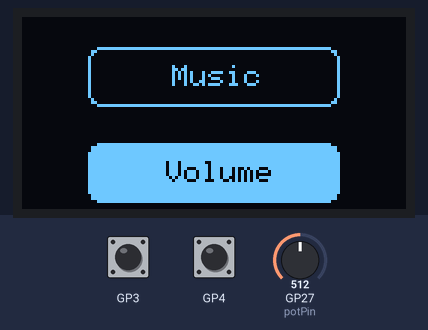
A program run on a simulated Raspberry Pi Pico. Parts: 128×64 one-colour display. The inputs (shaded band) are chosen by the test bench; at power-on: GP27 (potPin) = 512, GP4 HIGH, GP3 HIGH. What the program prints to the serial monitor is not drawn.

Above: at 1.2 s.
1.3 s: GP27 (potPin) set to 501
At 2.4 s:
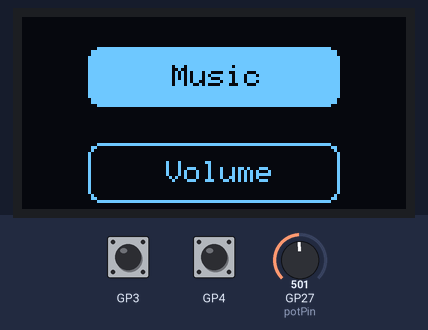
2.8 s: GP4 pulled LOW for 0.15 s
At 3.3 s:
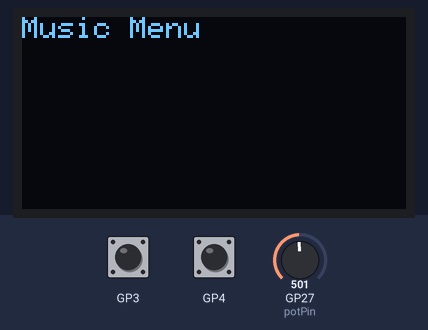
4.4 s: GP3 pulled LOW for 0.15 s
At 5.1 s:
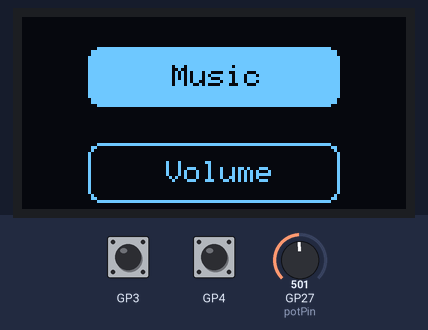
6.0 s: GP27 (potPin) set to 511
At 7.0 s:
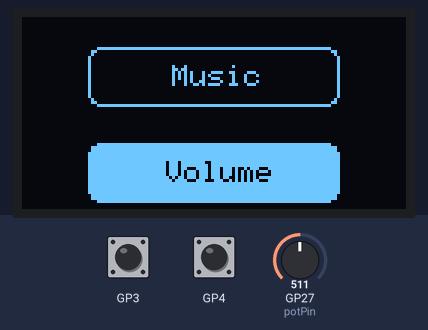
7.5 s: GP4 pulled LOW for 1 s
At 9.0 s:
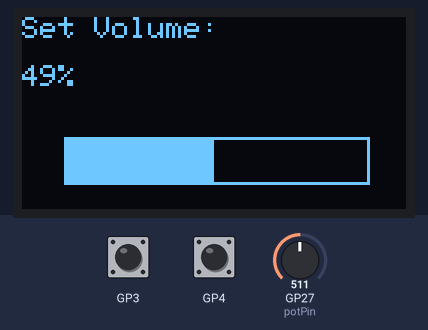
10.0 s: GP27 (potPin) set to 306
At 10.9 s:
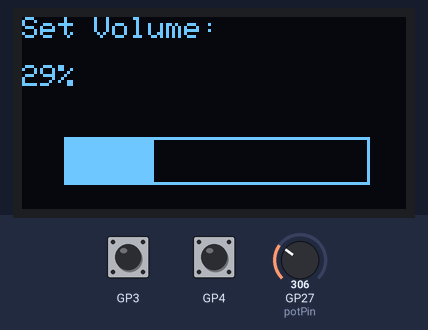
Timing chart, 0 to 12.5 s (numbered marks = the images above; inputs shaded):
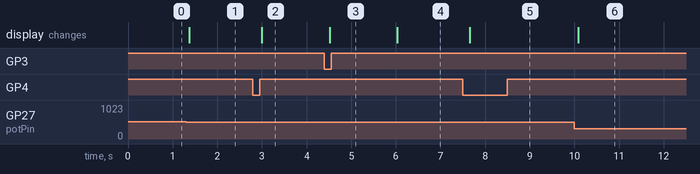

The program:

main.cpp
```cpp
#include <Arduino.h>
#include <Wire.h>
#include <Adafruit_SSD1306.h>
#include <Adafruit_GFX.h>

//Screen initialization:
#define SCREEN_WIDTH 128
#define SCREEN_HEIGHT 64

#define OLED_RESET -1
Adafruit_SSD1306 display(SCREEN_WIDTH, SCREEN_HEIGHT, &Wire, OLED_RESET);

//Button Variables:
int button2State;
int button1State;
int lastButton2State = HIGH;

//Volume Variables:
int volumePercent;

//Selection Variables:
int selection;
int currentScreen = 0;

//Potentiometer Variables:
int potPin = A1;
int potVal = 0;


void setup() {
  // put your setup code here, to run once:
  if(!display.begin(SSD1306_SWITCHCAPVCC, 0x3C)) {
    Serial.println(F("SSD1306 allocation failed"));
    for(;;);
  }

  pinMode(3, INPUT_PULLUP);
  pinMode(4, INPUT_PULLUP);

  display.clearDisplay();
  Serial.begin(9600);
}


void loop() {

  button1State = digitalRead(3);
  if (button1State == LOW) {
    currentScreen = 0;
  }
  button2State = digitalRead(4);


//Main Loop for controls:
switch (currentScreen) {
  case 0:
   potVal = analogRead(potPin);
   display.clearDisplay();


  if(potVal > 510){
    selection = 1;
  } else{
    selection = 0;
  };

  button1State = digitalRead(3);

if (button2State == LOW && lastButton2State == HIGH && selection == 1) {
  currentScreen = 2;
}

if(button2State == LOW && lastButton2State == HIGH && selection == 0){
  currentScreen = 1;
}

  switch (selection)
  {
  case 0:
    //Music selected:
    display.setCursor(50,16);
    display.fillRoundRect(22, 10, 84, 20, 4,SSD1306_WHITE);
    display.setTextColor(SSD1306_BLACK);
    display.println(F("Music"));


    display.setTextColor(SSD1306_WHITE);
    display.setCursor(48,48);
    display.println(F("Volume"));
    display.drawRoundRect(22, 42, 84, 20, 4, SSD1306_WHITE);
    display.display();
    break;

    case 1:
    //Volume selected:
    display.setTextColor(SSD1306_WHITE);
    display.setCursor(50,16);
    display.drawRoundRect(22, 10, 84, 20, 4, SSD1306_WHITE);
    display.setTextColor(SSD1306_WHITE);
    display.println(F("Music"));


    display.setCursor(48,48);
    display.fillRoundRect(22, 42, 84, 20, 4, SSD1306_WHITE);
    display.setTextColor(SSD1306_BLACK);
    display.println(F("Volume"));

    display.display();
    break;
  }
  break;

  case 1:
  display.clearDisplay();
    display.setCursor(0,0);
    display.setTextColor(SSD1306_WHITE);
    display.println(F("Music Menu"));
    display.display();
    break;

  case 2:
  //Volume Menu:
  potVal = analogRead(potPin);
    volumePercent = map(potVal, 0, 1023, 0, 100);
    Serial.println(volumePercent);
  //page title:
  display.clearDisplay();
    display.setCursor(0,0);
    display.setTextColor(SSD1306_WHITE);
    display.println(F("Set Volume:"));
  //Volume percentage:
    display.setCursor(0,16);
    display.print(volumePercent);
    display.print(F("%"));
  //volume bar
    display.drawRect(14, 40, 102, 16, SSD1306_WHITE);
    display.fillRect(15, 41, volumePercent, 14, SSD1306_WHITE);
    display.display();

    break;
}

//debugging:
Serial.println(currentScreen);
Serial.println(volumePercent);

  display.display();
  lastButton2State = button2State;
  delay(50);
}
```

Measured:
- the behaviour switches between 511 and 510 on GP27 (potPin) (found by bisection; images 0 and 1)
- after the input at 1.3 s, the display: changes after 0.07 s (image 1)
- after the input at 2.8 s, the display: changes after 0.20 s (image 2)
- after the input at 4.4 s, the display: changes after 0.11 s (image 3)
- after the input at 6.0 s, the display: changes at once (image 4)
- after the input at 7.5 s, the display: changes after 0.16 s (image 5)
- after the input at 10.0 s, the display: changes after 0.09 s (image 6)
